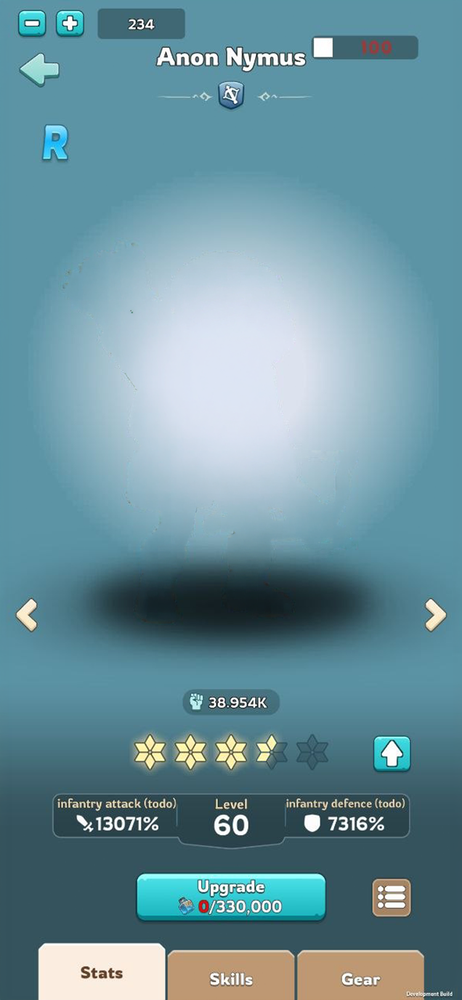
#> input picture HeroAnimation/HeroScreen.png, 462 x 1000 px, shrunk from 750 x 1624 before the run
$ python swap_bg_channels.py ..
#> lines starting #> are read from the running program, lines starting #| are printed output that depends on the picture
"""Swap B and G channels on every PNG in one or more directories.

Used by the webapp's blue-screen keying path: the raw mp4 has its B/G channels
swapped before being fed to CorridorKey (so the green-only despill in
CorridorKeyModule/core/color_utils.py despill() sees what was originally blue
spill as if it were green spill and removes it correctly). After CorridorKey
finishes, this script swaps B/G back on the FG/, Comp/, Processed/ PNG
sequences so downstream tooling and review surfaces see the character's true
colors. The Matte/ dir contains grayscale alpha and is not touched.

Usage:
    python swap_bg_channels.py <dir> [<dir> ...]

The swap is in-place and idempotent (running twice restores the original).
RGB and RGBA are both handled; alpha is preserved as-is.
"""
from __future__ import annotations

import argparse
import os
import sys
from typing import Iterable

import numpy as np
from PIL import Image


def swap_png(path: str) -> None:
#> called with path = '../HeroScreen.png'
    img = Image.open(path)
#> img is the input picture: PIL image 462x1000 RGB; mean R, G, B 106.7, 145, 156.5
    mode = img.mode
#> mode = 'RGB'
    if mode not in ("RGB", "RGBA"):
        # Grayscale / palette — leave alone.
        return
    arr = np.array(img)
    # Swap channels 1 and 2 (G <-> B). Channel 0 (R) and channel 3 (A, if present) untouched.
    arr[..., [1, 2]] = arr[..., [2, 1]]
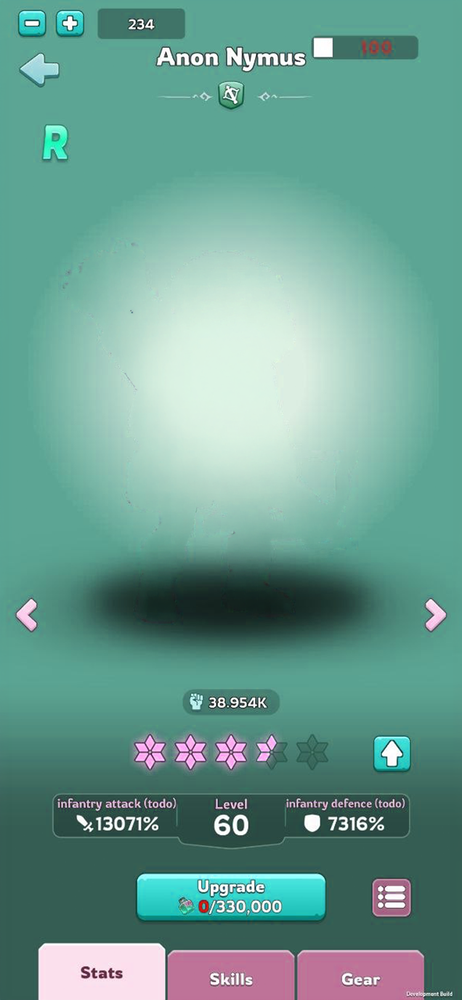
#> arr: shape (1000, 462, 3); mean R, G, B 106.7, 156.5, 145
    Image.fromarray(arr, mode=mode).save(path)


def iter_pngs(roots: Iterable[str]) -> Iterable[str]:
    for root in roots:
        if not os.path.isdir(root):
            continue
        for name in sorted(os.listdir(root)):
            if name.lower().endswith(".png"):
                yield os.path.join(root, name)


def main() -> int:
    ap = argparse.ArgumentParser(description=__doc__)
    ap.add_argument("dirs", nargs="+", help="One or more directories of PNGs to swap B<->G in place.")
    args = ap.parse_args()

    n = 0
    for png in iter_pngs(args.dirs):
        swap_png(png)
        n += 1
        if n % 50 == 0:
            print(f"  swapped {n}", flush=True)
#> pass 2 of the loop in main, `for png in iter_pngs(args.dirs):`:
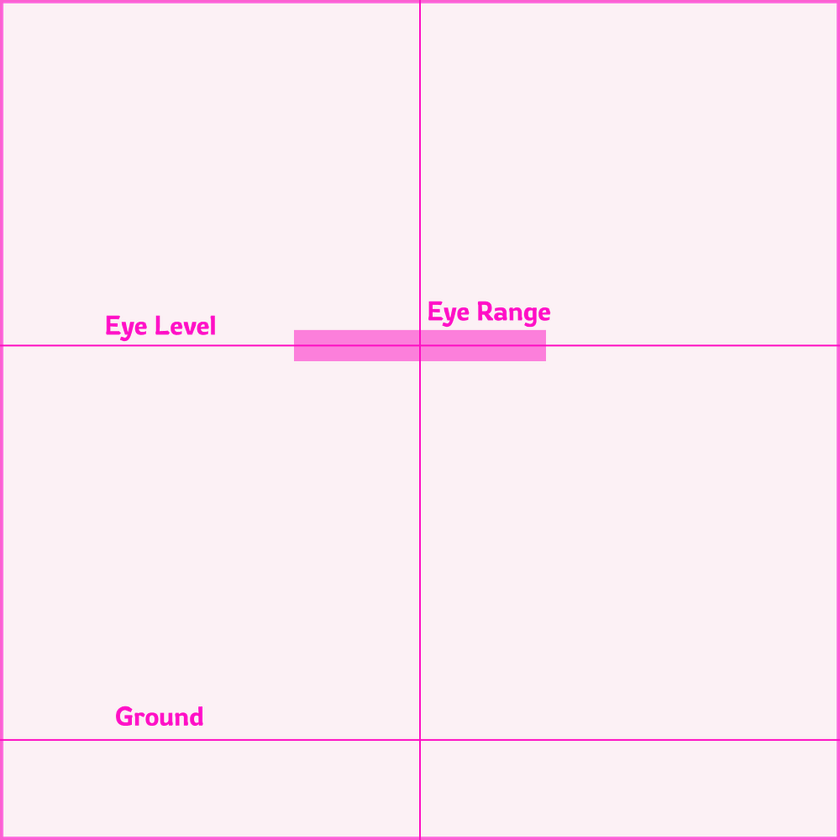
#> input picture HeroAnimation/character-alignment.png, 840 x 840 px, shrunk from 1000 x 1000 before the run
#> in swap_png, img is the input picture: PIL image 840x840 RGBA; mean R, G, B, A 240.4, 180.4, 204.9, 57.2
#> in swap_png (call 2), `arr[..., [1, 2]] = arr[..., [2, 1]]`:
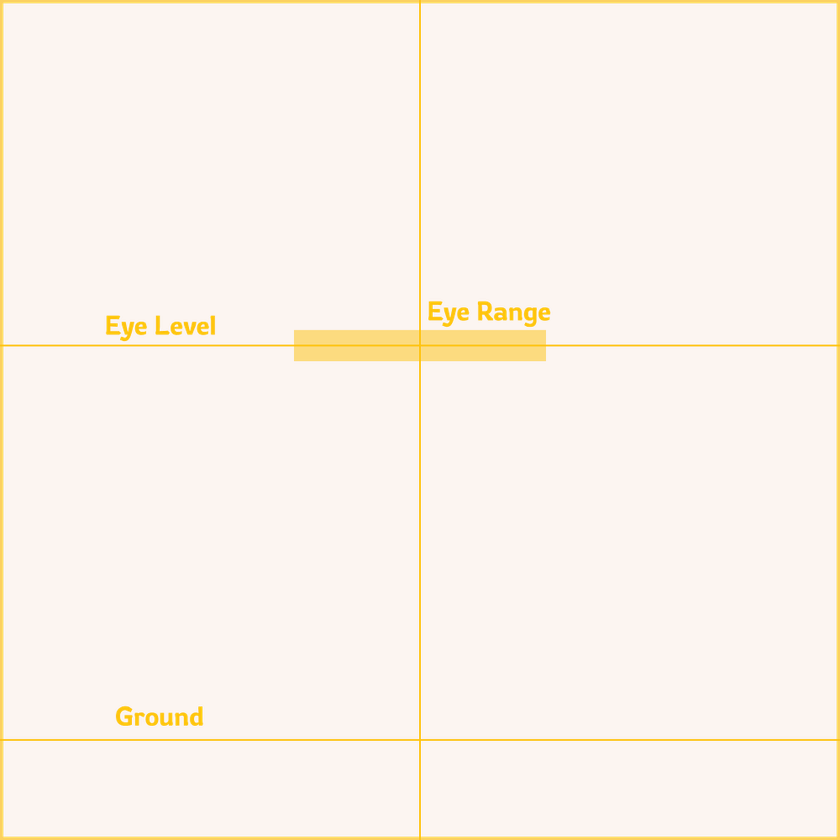
#> arr: shape (840, 840, 4); mean R, G, B, A 240.4, 204.9, 180.4, 57.2; transparent parts drawn white
    print(f"  swapped {n} PNGs across {len(args.dirs)} dir(s)", flush=True)
    return 0


if __name__ == "__main__":
    sys.exit(main())
#> (the program exits here)
